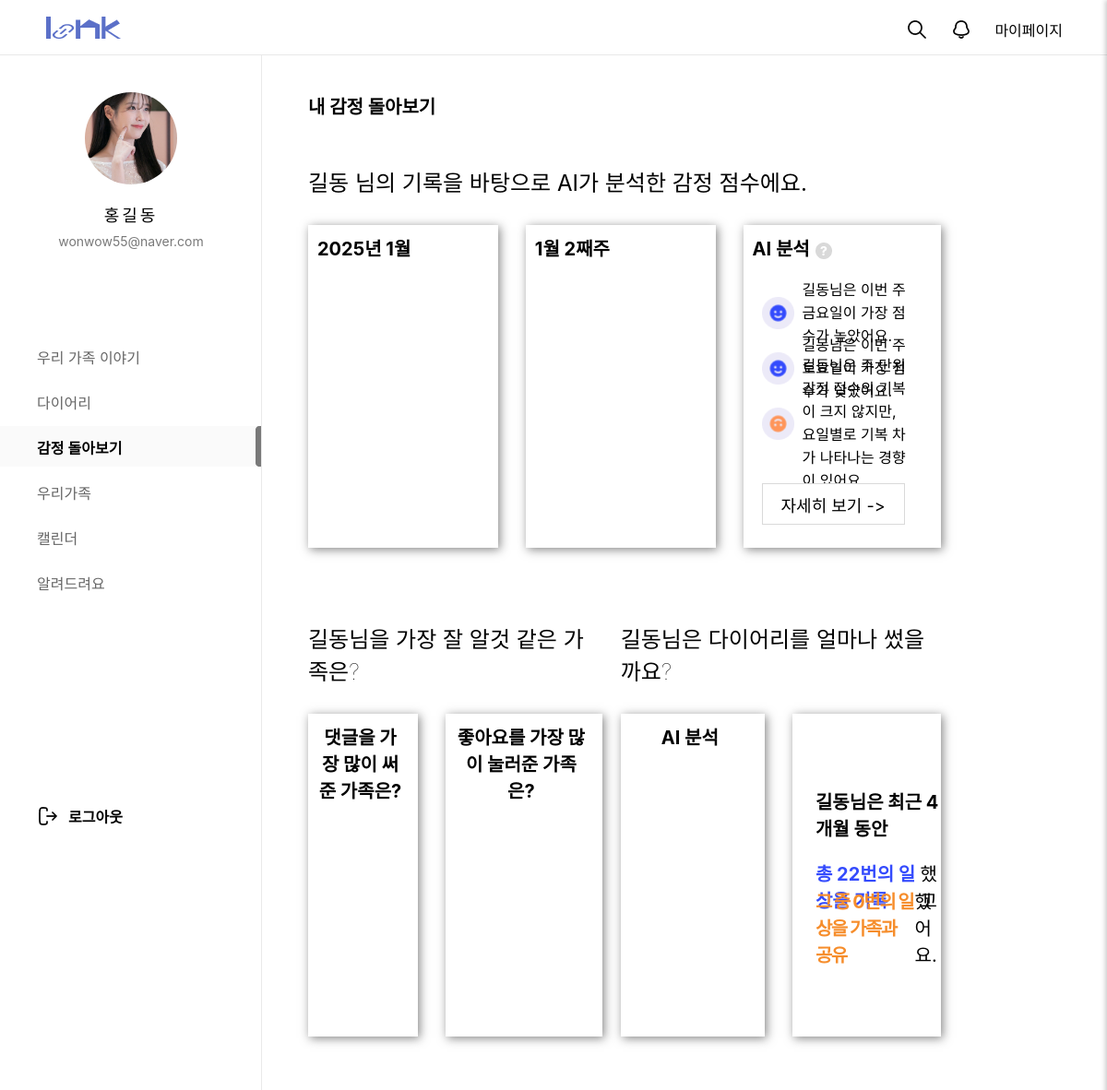
The app's page /emotion/main/ (signed in) with its own data.
### mypage/models.py (models this page shows, shortened)
class Img(models.Model):
  id = models.CharField(max_length=50, primary_key=True)  # 고유한 ID
  img = models.ImageField(upload_to='images/', null=True, blank=True, default='../static/images/calendar1/default_profile.png')  # 디폴트 이미지 설정

### loginpage/models.py (models this page shows, shortened)
class Member(models.Model):
  id = models.CharField(max_length=50,primary_key=True)
  pw = models.CharField(max_length=100)
  name = models.CharField(max_length=100)
  nicName = models.CharField(max_length=100,default='123')
  mail = models.EmailField(max_length=100)
  birthday = models.CharField(max_length=50)
  gender = models.CharField(max_length=10,choices=[('남자', '남자'), ('여자', '여자')])
  mdate = models.DateTimeField(auto_now=True)
  created_group = models.OneToOneField(
        'diary.GroupDiary',  # '앱이름.모델이름' 형식
        on_delete=models.SET_NULL,
        null=True,
        blank=True,
        related_name='creator'
    )
  joined_group = models.ForeignKey(
        'diary.GroupDiary',  # '앱이름.모델이름' 형식
        on_delete=models.SET_NULL,
        null=True,
        blank=True,
        related_name='members'
    )

### emotion/views.py (the view)
# urls.py: path('', views.main, name="main"),
def main(request):
  id = request.session['session_id']
  mem = Member.objects.filter(id = id )
  qb = Img.objects.filter(id=id).first()
  name = mem[0].name
  current_date = datetime.today()
  year = current_date.year
  month = current_date.month
  first_day_of_month = current_date.replace(day=1)
  days_into_month = (current_date - first_day_of_month).days
  week_number = (days_into_month // 7) + 1
  data, total_value, total_value2 = get_data5(id)
  context = {
      'mem_info':mem[0],
      'year':year,
      'month':month,
      'week':week_number,
      'name':name[1:],
      'total_value':total_value,
      'total_value2':total_value2,
      'my_img':qb,
      }
  return render(request, 'e_main.html', context)

### emotion/templates/e_main.html (shortened to what this page needs)
{% extends 'main_navi_base.html' %}
{% load static %}
  {% block profill-block%}
  <div id="user_profile">
    <div id="pimg">
      <img src="{{ my_img.img.url }}" alt="">
    </div>
    <p id="uName" >{{mem_info.name}}</p>
    <p id="uEmail">{{mem_info.mail}}</p>
  </div>
		<nav id="menu">
			<ul>
				<a href="/main/index/"><li class="menu_item">우리 가족 이야기</li></a>
				<a href="/diary/diaryHome/"><li class="menu_item">다이어리</li></a>
				<a href="/emotion/main/"><li class="menu_item active">감정 돌아보기</li></a>
				<a href="/family1/fam/"><li class="menu_item">우리가족</li></a>
				<a href="/calendar1/cal/"><li class="menu_item">캘린더</li></a>
				<a href="/customer/"><li class="menu_item">알려드려요</li></a>
			</ul>
		</nav>
  {% endblock profill-block%}
  {% block container-block%}
  <div id="container">
    <div id="emotion_top">
      <h2>내 감정 돌아보기</h2>
    </div>
    <div id="emotion_main_top">
      <p>{{name}} 님의 기록을 바탕으로 AI가 분석한 감정 점수에요.</p>
      <div class="emotion_main_graph">
        <div class="emotion_graph_m">
          <div class="graph_r_title">
            <span>{{year}}년 {{month}}월</span>
          </div>
          <div class='emotion_graph_mm'></div>
        </div>
        <div class="emotion_graph_w">
          <div class="graph_r_title">
            <span>{{month}}월 {{week}}째주</span>
          </div>
          <div class='emotion_graph_ww'></div>
        </div>
        <div class="emotion_graph_r">
          <div class="graph_r_title">
            <span>AI 분석</span><img src="/static/images/emotion/q.png" alt="">
          </div>
          <div class="graph_r_content">
            <ul class="emoji">
              <li><img src="/static/images/emotion/good.png" alt=""></li>
              <li><img src="/static/images/emotion/good.png" alt=""></li>
              <li><img src="/static/images/emotion/bad.png" alt=""></li>
            </ul>
            <ul class="comment">
              <li>{{name}}님은 이번 주 금요일이 가장 점수가 높았어요.</li>
              <li>{{name}}님은 이번 주 토요일이 가장 점수가 낮았어요.</li>
              <li>{{name}}님은 주 단위 감정 점수의 기복이 크지 않지만, 요일별로 기복
                차가 나타나는 경향이 있어요.</li>
            </ul>
          </div>
          <button type="button"><a href="/emotion/report/">자세히 보기 -></a></button>
        </div>
      </div>
    </div>
    <div id="emotion_main_bottom">
      <div id="emotion_main_bottom_left">
        <span>{{name}}님을 가장 잘 알것 같은 가족은?</span>
        <div class="emotion_main_graph">
          <div class="family_graph_r">
            <div class="graph_r_title">
              <span>댓글을 가장 많이 써준 가족은?</span>
            </div>
            <div class='family_graph_rr'></div>
            <div class='family_graph_rrr'></div>
          </div>
          <div class="family_graph_l">
            <div class="graph_r_title">
              <span>좋아요를 가장 많이 눌러준 가족은?</span>
            </div>
            <div class='family_graph_ll'></div>
          </div>
        </div>
      </div>
      <div id="emotion_main_bottom_right">
        <span>{{name}}님은 다이어리를 얼마나 썼을까요?</span>
        <div class="emotion_main_graph">
          <div class="personal_graph">
            <div class="graph_r_title">
              <span>AI 분석</span>
            </div>
            <div class='personal_graphh'></div>
          </div>
          <div class="personal_graph_r">
            <p style='font-size: 20px; font-weight: bold;'>{{name}}님은 최근 4개월 동안</p><br/>
            <div><p style="color: #344BFD; font-size: 20px; font-weight: bold;">총 {{total_value}}번의 일상을 기록</p><p style="font-size: 20px;">했고</p></div>
            <div><p style="color: #F68D2B; font-size: 20px; font-weight: bold; letter-spacing: -1.5px;">그 중 {{total_value2}}번의 일상을 가족과 공유</p><p style="font-size: 20px;">했어요.</p></div>
          </div>
        </div>
      </div>
    </div>
  </div>
  {% endblock container-block%}

### static/css/main_navi_base.css (style rules this page uses)
* { margin: 0; padding: 0; font-family: "Pretendard Variable", Pretendard, -apple-system, BlinkMacSystemFont, system-ui, Roboto, "Helvetica Neue", "Segoe UI", "Apple SD Gothic Neo", "Noto Sans KR", "Malgun Gothic", "Apple Color Emoji", "Segoe UI Emoji", "Segoe UI Symbol", sans-serif; }
button { cursor: pointer; }
a { text-decoration: none; color: inherit; cursor: pointer; }
ol, ul { list-style: none; }
#user_profile { width: 284px; height: 264px; text-align: center; }
#uName { font-size: 18px; font-weight: 500; letter-spacing: 3px; line-height: 21px; margin-top:23px }
#uEmail { font-size: 14px; font-weight: 400; line-height: 17px; color: #797979; margin-top:9px }
#pimg { width: 100px; height: 100px; border-radius: 100%; overflow: hidden; margin: 40px auto 0; }
#pimg img { width: 100%; height: 100%; object-fit: cover; }
#menu ul { list-style: none; padding-left: 0; margin-bottom: 220px; }
#menu ul li { height: 44px; padding: 11px 0 11px 40px; margin-bottom: 5px; box-sizing: border-box; transition: background-color 0.3s, color 0.3s; }
.menu_item { font-size: 16px; font-weight: 400; color: #666; }
.menu_item.active { font-size: 16px; font-weight: 600; color: #000; background-color: #FAFAFA; background-image: url(/static/images/home/menu_bar.png); background-repeat: no-repeat; background-position: right center; }

### static/css/customer/customer_service.css (style rules this page uses)
* { margin: 0; padding: 0; box-sizing: border-box; font-family: "Pretendard Variable", Pretendard, -apple-system, BlinkMacSystemFont, system-ui, Roboto, "Helvetica Neue", "Segoe UI", "Apple SD Gothic Neo", "Noto Sans KR", "Malgun Gothic", "Apple Color Emoji", "Segoe UI Emoji", "Segoe UI Symbol", sans-serif; }
a { text-decoration: none; }
body, html { height: 100%; }
#container { width: 100%; min-height: 100vh; padding: 100px 180px 300px 334px; }

### static/css/customer/customer_notice_view.css (style rules this page uses)
* { margin: 0; padding: 0; box-sizing: border-box; font-family: "Pretendard Variable", Pretendard, -apple-system, BlinkMacSystemFont, system-ui, Roboto, "Helvetica Neue", "Segoe UI", "Apple SD Gothic Neo", "Noto Sans KR", "Malgun Gothic", "Apple Color Emoji", "Segoe UI Emoji", "Segoe UI Symbol", sans-serif; }
a { text-decoration: none; }
body, html { height: 100%; }
#container { width: 100%; min-height: 100vh; padding: 100px 180px 300px 334px; }

### static/css/customer/customer_notice_list.css (style rules this page uses)
* { margin: 0; padding: 0; box-sizing: border-box; font-family: "Pretendard Variable", Pretendard, -apple-system, BlinkMacSystemFont, system-ui, Roboto, "Helvetica Neue", "Segoe UI", "Apple SD Gothic Neo", "Noto Sans KR", "Malgun Gothic", "Apple Color Emoji", "Segoe UI Emoji", "Segoe UI Symbol", sans-serif; }
a { text-decoration: none; color:inherit; }
body, html { height: 100%; }
#container { width: 100%; min-height: 100vh; padding: 60px 300px 0 300px; }

### static/css/mypage/mypage_modi.css (style rules this page uses)
* { margin: 0; padding: 0; box-sizing: border-box; font-family: "Pretendard Variable", Pretendard, -apple-system, BlinkMacSystemFont, system-ui, Roboto, "Helvetica Neue", "Segoe UI", "Apple SD Gothic Neo", "Noto Sans KR", "Malgun Gothic", "Apple Color Emoji", "Segoe UI Emoji", "Segoe UI Symbol", sans-serif; }
a { text-decoration: none; color:inherit; }
body, html { height: 100%; }
#container { width: 100%; min-height: 100vh; padding: 100px 180px 300px 334px; }

### records on screen
Img: img (picture)
Member: name "홍길동", mail "wonwow55@naver.com"

### other values on screen
{{ name }} "길동"
{{ total_value }} "22"
{{ total_value2 }} "0"
